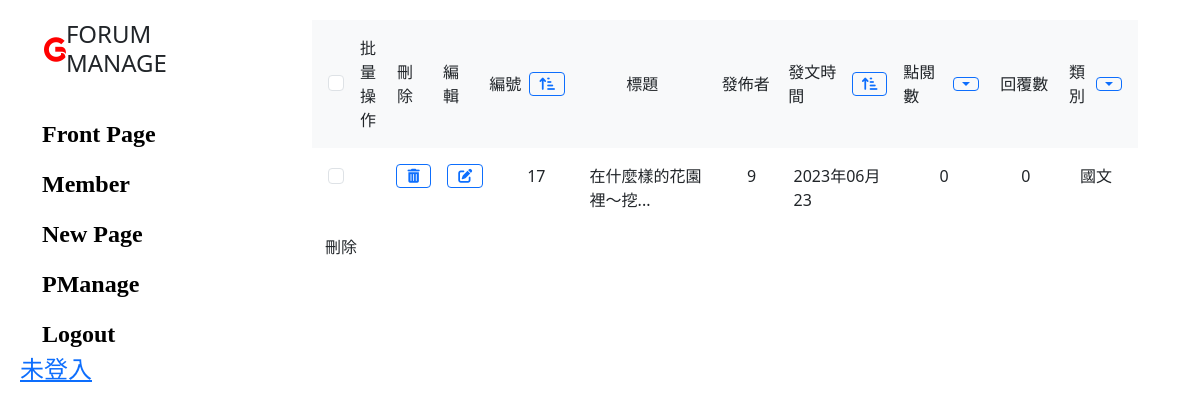
/page_Select.php?category=國文, run on the app's committed database.
### tables this page shows
CREATE TABLE `post` (
  `id` int(11) NOT NULL,
  `title` varchar(255) NOT NULL,
  `content` text DEFAULT NULL,
  `publish_time` datetime DEFAULT current_timestamp(),
  `views` int(11) DEFAULT 0,
  `replies` int(11) DEFAULT 0,
  `user_id` int(11) DEFAULT NULL,
  `category_id` int(11) DEFAULT NULL
);

CREATE TABLE `category` (
  `category_id` int(11) NOT NULL,
  `name` varchar(255) NOT NULL
);

### page_Select.php (the view, shortened to what this page needs)
<link href="https://cdn.jsdelivr.net/npm/bootstrap@5.3.0/dist/css/bootstrap.min.css" rel="stylesheet"
>
<?php
require_once "Sql_Login.php";
require_once "cdn.php";
$perPage = 10;
$currentPage = isset($_GET['page']) ? $_GET['page'] : 1;
$offset = ($currentPage - 1) * $perPage;
if (isset($_GET["orderId"])) {
    $orderId = $_GET["orderId"];
    switch ($orderId) {
        case "idDesc":
            $sql = "SELECT * FROM post p JOIN `category` c ON
            c.category_id = p.category_id ORDER BY id DESC";
            break;
        case "idAsc":
            $sql = "SELECT * FROM post p JOIN `category` c ON
            c.category_id = p.category_id ORDER BY id ASC";
            break;
    }
    $sql .= " LIMIT :perPage OFFSET :offset";
    $stmt = $pdo->prepare($sql);
    $stmt->bindParam(':perPage', $perPage, PDO::PARAM_INT);
    $stmt->bindParam(':offset', $offset, PDO::PARAM_INT);
    $stmt->execute();
    $results = $stmt->fetchAll(PDO::FETCH_ASSOC);
    $sqlCount = "SELECT COUNT(*) AS total FROM `post`";
    $stmtCount = $pdo->prepare($sqlCount);
    $stmtCount->execute();
    $totalPosts = $stmtCount->fetch(PDO::FETCH_ASSOC)['total'];
    $totalPages = ceil($totalPosts / $perPage);
} elseif (isset($_GET["category"])) {
    $category = $_GET["category"];
    $sql = $sql = "SELECT * FROM `post` p
    JOIN `category` c ON c.category_id = p.category_id
    WHERE c.name = ?";
    $stmt = $pdo->prepare($sql);
    $stmt->execute([$category]);
    $results = $stmt->fetchAll(PDO::FETCH_ASSOC);
}
?>
<body>
    <div class="container">
        <div class="sidebar">
            <h4 class="mb-4 text-dark ">
                <i class="fa-brands fa-gofore fs-3 mt-3  ps-4" style="color:red"></i>
                FORUM MANAGE
            </h4>
            <ul class="nav flex-column">
                <li class="nav-item ">
                    <a class="nav-link" href="login.php ">
                        Front Page
                    </a>
                </li>
                <li class="nav-item">
                    <a class="nav-link" href="Sql_Select.php">
                        Member
                    </a>
                </li>
                <li class="nav-item">
                    <a class="nav-link" href="page_insert.php">
                        New Page
                    </a>
                </li>
                <li class="nav-item">
                    <a class="nav-link" href="page_Select.php">
                        PManage
                    </a>
                </li>
                <li class="nav-item">
                    <a class="nav-link" href="logout.php?logout=true">
                        Logout
                    </a>
                </li>
                <li class="nav-item">
                    <a class="">
                        <?php
                        if (isset($_SESSION['username'], $_SESSION['id'])) {
                            $username = $_SESSION['username'];
                            $id = $_SESSION['id'];
                            ?><a class="animated-text ms-3">
                            <?php echo "歡迎：" . $username . "#" . $id . "<br>"; ?>
                        </a>
                        <?php } else {
                            echo "未登入";
                        }
                        ?>
                    </a>
                </li>
            </ul>
        </div>
        <div class="content">
            <div class="blog-table">
                <div class="blog-tr bg-light">
                    <div class="blog-th">
                        <div class="form-check me-2">
                            <input class="form-check-input" type="checkbox" value="" id="checkAll">
                        </div>
                        <span>批量<br />操作</span>
                    </div>
                    <div class="blog-th d-flex justify-content-center">刪除</div>
                    <div class="blog-th d-flex justify-content-center">編輯</div>
                    <div class="blog-th d-flex justify-content-center">編號
                        <?php if (!isset($orderId) or $orderId === "idAsc"): ?>
                            <a href="page_Select.php?orderId=idDesc" class="btn btn-outline-primary btn-sm ms-2"
                                role="button">
                                <i class="fas fa-sort-amount-up-alt fa-fw"></i>
                            </a>
                        <?php endif; ?>
                    </div>
                    <div class="blog-th d-flex justify-content-center">標題</div>
                    <div class="blog-th d-flex justify-content-center">發佈者</div>
                    <div class="blog-th d-flex justify-content-center">發文時間
                        <?php if (!isset($orderDate) or ($orderDate === "dateAsc") or (isset($orderId))): ?>
                            <a href="page_Select.php?orderDate=dateDesc" class="btn btn-outline-primary btn-sm ms-2"
                                role="button">
                                <i class="fas fa-sort-amount-up-alt fa-fw"></i>
                            </a>
                        <?php endif; ?>
                    </div>
                    <div class="blog-th d-flex justify-content-center">點閱數
                        <div class="dropdown">
                            <a class="btn btn-outline-primary dropdown-toggle ms-2 btn-sm" href="#" role="button"
                                id="blogAuthorDropdown" data-bs-toggle="dropdown" aria-expanded="false"></a>
                        </div>
                    </div>
                    <div class="blog-th d-flex justify-content-center">回覆數
                    </div>
                    <div class="blog-th d-flex justify-content-center">類別
                        <div class="dropdown">
                            <a class="btn btn-outline-primary dropdown-toggle ms-2 btn-sm" href="#" role="button"
                                id="blogCategoryDropdown" data-bs-toggle="dropdown" aria-expanded="false"></a>
                        </div>
                    </div>
                </div>
                <div id="orderDetail">
                    <?php foreach ($results as $value): ?>
                        <div class="blog-tr">
                            <div class="blog-td">
                                <input class="form-check-input order-check" type="checkbox" value="<?= $value["id"] ?>"
                                    name="batch_id[]" form="blogBatchForm">
                            </div>
                            <div class="blog-td">
                                <a href="page_delete.php?id=<?= $value["id"] ?>" role="button"
                                    class="btn btn-outline-primary btn-sm"><i
                                        class="fas fa-trash-alt fa-fw d-flex justify-content-center"></i></a>
                            </div>
                            <div class="blog-td">
                                <a href="page_edit.php?id=<?= $value["id"] ?>" role="button"
                                    class="btn btn-outline-primary btn-sm">
                                    <i class="fas fa-edit fa-fw d-flex justify-content-center"></i></a>
                            </div>
                            <div class="blog-td d-flex justify-content-center">
                                <?= $value["id"] ?>
                            </div>
                            <div class="blog-td  d-flex justify-content-center">
                                <?php $title = $value["title"];
                                $maxChars = 10;
                                if (mb_strlen($title) > $maxChars) {
                                    $title = mb_substr($title, 0, $maxChars) . '...';
                                }
                                echo $title;
                                ?>
                            </div>
                            <div class="blog-td  d-flex justify-content-center">
                                <?= $value['user_id'] ?>
                            </div>
                            <div class="blog-td  d-flex justify-content-center">
                                <?= date('Y年m月d', strtotime($value['publish_time'])); ?>
                            </div>
                            <div class="blog-td  d-flex justify-content-center">
                                <?= $value["views"] ?>
                            </div>
                            <div class="blog-td  d-flex justify-content-center">
                                <?= $value['replies'] ?>
                            </div>
                            <div class="blog-td  d-flex justify-content-center">
                                <?= $value['name'] ?>
                            </div>
                        </div>
                    <?php endforeach; ?>
                </div>
            </div>
            <div class="pagination">
                <button type="button" class="btn btn-parimay" id="btn">刪除</button>
            </div>
        </div>
    </div>
</body>

### css/index2.css (style rules this page uses)
@media (min-width: 992px) { .sidebar { margin-left: 0; } }
@media (min-width: 992px) { .content { width: calc(100% - 250px); } }
h4 { display: flex; justify-content: center; }
.sidebar { position: fixed; top: 0; left: 0; height: 100vh; width: 250px; padding: 20px; }
.content { margin-left: 250px; padding: 20px; }
.text-dark { color: white; }
.nav-link { color: rgb(0, 0, 0); font-weight: bold; border: 1px solid white; margin: 5px; border-radius: 10px; }
.nav-item { width: 200px; height: 50px; position: relative; font-size: 24px; }
.nav-item a { display: block; width: 100%; position: relative; font-family: "Press Start 2P"; z-index: 1; }
:root { --primary: #0d6efd; --table-padding: 8px; }
.blog-th { padding: var(--table-padding); display: flex; align-items: center; }
.blog-tr { padding: var(--table-padding); display: grid; grid-template-columns: 1.5fr 1fr 1fr 2fr 3fr 1.5fr 2.5fr 2fr 1.6fr 1.5fr; }
.blog-td { padding: var(--table-padding); }

### data on the page
post: id "17", title "在什麼樣的花園裡～挖...", user "9", publish_time "2023年06月23", views "0", replies "0", category.name "國文"
